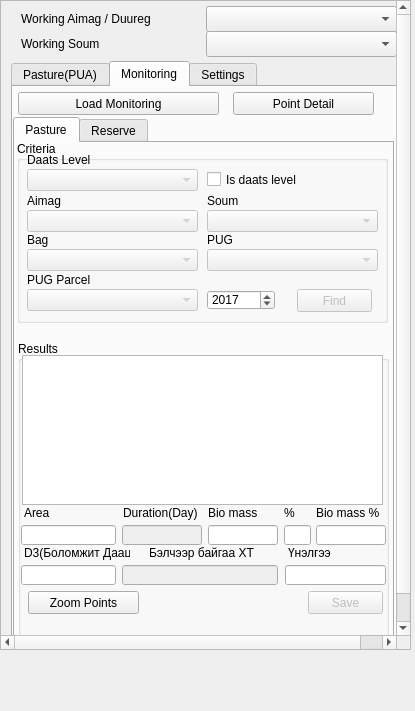
<?xml version="1.0" encoding="UTF-8"?>
<ui version="4.0">
 <class>PastureWidget</class>
 <widget class="QDockWidget" name="PastureWidget">
  <property name="geometry">
   <rect>
    <x>0</x>
    <y>0</y>
    <width>415</width>
    <height>711</height>
   </rect>
  </property>
  <property name="sizePolicy">
   <sizepolicy hsizetype="Fixed" vsizetype="Expanding">
    <horstretch>0</horstretch>
    <verstretch>0</verstretch>
   </sizepolicy>
  </property>
  <property name="minimumSize">
   <size>
    <width>415</width>
    <height>620</height>
   </size>
  </property>
  <property name="maximumSize">
   <size>
    <width>415</width>
    <height>524287</height>
   </size>
  </property>
  <property name="baseSize">
   <size>
    <width>415</width>
    <height>665</height>
   </size>
  </property>
  <property name="windowTitle">
   <string>Selection / Filter</string>
  </property>
  <widget class="QWidget" name="dockWidgetContents">
   <widget class="QScrollArea" name="scrollArea">
    <property name="geometry">
     <rect>
      <x>0</x>
      <y>0</y>
      <width>411</width>
      <height>650</height>
     </rect>
    </property>
    <property name="sizePolicy">
     <sizepolicy hsizetype="Expanding" vsizetype="Expanding">
      <horstretch>0</horstretch>
      <verstretch>0</verstretch>
     </sizepolicy>
    </property>
    <property name="minimumSize">
     <size>
      <width>0</width>
      <height>550</height>
     </size>
    </property>
    <property name="maximumSize">
     <size>
      <width>435</width>
      <height>650</height>
     </size>
    </property>
    <property name="widgetResizable">
     <bool>false</bool>
    </property>
    <widget class="QWidget" name="scrollAreaWidgetContents">
     <property name="geometry">
      <rect>
       <x>0</x>
       <y>0</y>
       <width>419</width>
       <height>664</height>
      </rect>
     </property>
     <widget class="QTabWidget" name="tabWidget">
      <property name="geometry">
       <rect>
        <x>10</x>
        <y>60</y>
        <width>386</width>
        <height>600</height>
       </rect>
      </property>
      <property name="maximumSize">
       <size>
        <width>16777215</width>
        <height>600</height>
       </size>
      </property>
      <property name="currentIndex">
       <number>1</number>
      </property>
      <property name="usesScrollButtons">
       <bool>true</bool>
      </property>
      <widget class="QWidget" name="pasture_tab">
       <attribute name="title">
        <string>Pasture(PUA)</string>
       </attribute>
       <widget class="QGroupBox" name="groupBox_18">
        <property name="geometry">
         <rect>
          <x>5</x>
          <y>30</y>
          <width>371</width>
          <height>277</height>
         </rect>
        </property>
        <property name="autoFillBackground">
         <bool>false</bool>
        </property>
        <property name="title">
         <string>Criteria</string>
        </property>
        <widget class="QLineEdit" name="pasture_parcel_id_edit">
         <property name="geometry">
          <rect>
           <x>190</x>
           <y>29</y>
           <width>170</width>
           <height>20</height>
          </rect>
         </property>
        </widget>
        <widget class="QLineEdit" name="member_name_edit">
         <property name="geometry">
          <rect>
           <x>10</x>
           <y>188</y>
           <width>170</width>
           <height>20</height>
          </rect>
         </property>
        </widget>
        <widget class="QLineEdit" name="member_register_edit">
         <property name="geometry">
          <rect>
           <x>10</x>
           <y>150</y>
           <width>170</width>
           <height>20</height>
          </rect>
         </property>
        </widget>
        <widget class="QLineEdit" name="pasture_contract_no_edit">
         <property name="geometry">
          <rect>
           <x>190</x>
           <y>188</y>
           <width>170</width>
           <height>20</height>
          </rect>
         </property>
        </widget>
        <widget class="QLineEdit" name="pasture_app_no_edit">
         <property name="geometry">
          <rect>
           <x>190</x>
           <y>150</y>
           <width>170</width>
           <height>20</height>
          </rect>
         </property>
        </widget>
        <widget class="QLabel" name="label_62">
         <property name="geometry">
          <rect>
           <x>190</x>
           <y>11</y>
           <width>170</width>
           <height>16</height>
          </rect>
         </property>
         <property name="text">
          <string>Parcel ID</string>
         </property>
        </widget>
        <widget class="QLabel" name="label_64">
         <property name="geometry">
          <rect>
           <x>10</x>
           <y>171</y>
           <width>170</width>
           <height>17</height>
          </rect>
         </property>
         <property name="text">
          <string>Member Name</string>
         </property>
        </widget>
        <widget class="QLabel" name="label_65">
         <property name="geometry">
          <rect>
           <x>10</x>
           <y>132</y>
           <width>170</width>
           <height>17</height>
          </rect>
         </property>
         <property name="text">
          <string>Group member register</string>
         </property>
        </widget>
        <widget class="QLabel" name="label_66">
         <property name="geometry">
          <rect>
           <x>190</x>
           <y>132</y>
           <width>170</width>
           <height>17</height>
          </rect>
         </property>
         <property name="text">
          <string>Application No</string>
         </property>
        </widget>
        <widget class="QLabel" name="label_67">
         <property name="geometry">
          <rect>
           <x>190</x>
           <y>171</y>
           <width>170</width>
           <height>17</height>
          </rect>
         </property>
         <property name="text">
          <string>Contract No</string>
         </property>
        </widget>
        <widget class="QDateEdit" name="pasture_app_date_edit">
         <property name="enabled">
          <bool>false</bool>
         </property>
         <property name="geometry">
          <rect>
           <x>190</x>
           <y>215</y>
           <width>91</width>
           <height>21</height>
          </rect>
         </property>
         <property name="displayFormat">
          <string>yyyy-MM-dd</string>
         </property>
         <property name="calendarPopup">
          <bool>true</bool>
         </property>
        </widget>
        <widget class="QPushButton" name="pasture_clear_button">
         <property name="geometry">
          <rect>
           <x>210</x>
           <y>245</y>
           <width>75</width>
           <height>23</height>
          </rect>
         </property>
         <property name="text">
          <string>Clear</string>
         </property>
        </widget>
        <widget class="QPushButton" name="pasture_find_button">
         <property name="geometry">
          <rect>
           <x>290</x>
           <y>245</y>
           <width>75</width>
           <height>23</height>
          </rect>
         </property>
         <property name="text">
          <string>Find</string>
         </property>
         <property name="default">
          <bool>true</bool>
         </property>
        </widget>
        <widget class="QCheckBox" name="pasture_date_cbox">
         <property name="geometry">
          <rect>
           <x>12</x>
           <y>216</y>
           <width>171</width>
           <height>20</height>
          </rect>
         </property>
         <property name="text">
          <string>Application Date</string>
         </property>
        </widget>
        <widget class="QLabel" name="pasture_results_label">
         <property name="geometry">
          <rect>
           <x>10</x>
           <y>247</y>
           <width>121</width>
           <height>20</height>
          </rect>
         </property>
         <property name="font">
          <font>
           <family>Lucida Grande</family>
           <pointsize>14</pointsize>
           <weight>75</weight>
           <bold>true</bold>
          </font>
         </property>
         <property name="text">
          <string>Results:</string>
         </property>
         <property name="alignment">
          <set>Qt::AlignLeading|Qt::AlignLeft|Qt::AlignVCenter</set>
         </property>
        </widget>
        <widget class="QLabel" name="label_68">
         <property name="geometry">
          <rect>
           <x>10</x>
           <y>10</y>
           <width>170</width>
           <height>17</height>
          </rect>
         </property>
         <property name="text">
          <string>Pasture Group</string>
         </property>
        </widget>
        <widget class="QComboBox" name="pasture_group_cbox">
         <property name="geometry">
          <rect>
           <x>10</x>
           <y>28</y>
           <width>171</width>
           <height>22</height>
          </rect>
         </property>
        </widget>
        <widget class="QLabel" name="label_69">
         <property name="geometry">
          <rect>
           <x>10</x>
           <y>51</y>
           <width>170</width>
           <height>17</height>
          </rect>
         </property>
         <property name="text">
          <string>Land use type</string>
         </property>
        </widget>
        <widget class="QComboBox" name="pasture_landuse_cbox">
         <property name="geometry">
          <rect>
           <x>10</x>
           <y>69</y>
           <width>351</width>
           <height>22</height>
          </rect>
         </property>
        </widget>
        <widget class="QComboBox" name="app_type_cbox">
         <property name="geometry">
          <rect>
           <x>10</x>
           <y>108</y>
           <width>351</width>
           <height>22</height>
          </rect>
         </property>
        </widget>
        <widget class="QLabel" name="label_70">
         <property name="geometry">
          <rect>
           <x>10</x>
           <y>90</y>
           <width>170</width>
           <height>17</height>
          </rect>
         </property>
         <property name="text">
          <string>Application type</string>
         </property>
        </widget>
        <widget class="QPushButton" name="delete_button">
         <property name="geometry">
          <rect>
           <x>130</x>
           <y>245</y>
           <width>75</width>
           <height>23</height>
          </rect>
         </property>
         <property name="text">
          <string>Delete</string>
         </property>
        </widget>
       </widget>
       <widget class="QGroupBox" name="groupBox_19">
        <property name="geometry">
         <rect>
          <x>6</x>
          <y>305</y>
          <width>371</width>
          <height>241</height>
         </rect>
        </property>
        <property name="title">
         <string>Results</string>
        </property>
        <widget class="QTableWidget" name="pasture_results_twidget">
         <property name="geometry">
          <rect>
           <x>5</x>
           <y>20</y>
           <width>361</width>
           <height>155</height>
          </rect>
         </property>
         <property name="selectionMode">
          <enum>QAbstractItemView::ExtendedSelection</enum>
         </property>
        </widget>
        <widget class="QPushButton" name="pasture_contract_view_button">
         <property name="geometry">
          <rect>
           <x>256</x>
           <y>183</y>
           <width>111</width>
           <height>23</height>
          </rect>
         </property>
         <property name="text">
          <string>View Contract</string>
         </property>
        </widget>
        <widget class="QPushButton" name="pasture_app_view_button">
         <property name="geometry">
          <rect>
           <x>130</x>
           <y>183</y>
           <width>121</width>
           <height>23</height>
          </rect>
         </property>
         <property name="text">
          <string>View App</string>
         </property>
        </widget>
        <widget class="QPushButton" name="pasture_layer_view_button">
         <property name="geometry">
          <rect>
           <x>5</x>
           <y>183</y>
           <width>121</width>
           <height>23</height>
          </rect>
         </property>
         <property name="text">
          <string>Layer View/ Hide</string>
         </property>
        </widget>
        <widget class="QLabel" name="error_label">
         <property name="geometry">
          <rect>
           <x>10</x>
           <y>213</y>
           <width>351</width>
           <height>21</height>
          </rect>
         </property>
         <property name="font">
          <font>
           <family>Helvetica</family>
           <pointsize>14</pointsize>
           <weight>75</weight>
           <bold>true</bold>
          </font>
         </property>
         <property name="styleSheet">
          <string notr="true">QLabel {color : red;}
font: 75 14pt &quot;Helvetica&quot;;</string>
         </property>
         <property name="text">
          <string/>
         </property>
         <property name="wordWrap">
          <bool>true</bool>
         </property>
        </widget>
       </widget>
       <widget class="QPushButton" name="pug_register_button">
        <property name="geometry">
         <rect>
          <x>4</x>
          <y>6</y>
          <width>121</width>
          <height>23</height>
         </rect>
        </property>
        <property name="text">
         <string>Group Register/ View</string>
        </property>
       </widget>
       <widget class="QPushButton" name="pasture_app_add_button">
        <property name="geometry">
         <rect>
          <x>141</x>
          <y>6</y>
          <width>111</width>
          <height>23</height>
         </rect>
        </property>
        <property name="text">
         <string>Application Add</string>
        </property>
       </widget>
       <widget class="QPushButton" name="draft_decision_button">
        <property name="geometry">
         <rect>
          <x>265</x>
          <y>6</y>
          <width>111</width>
          <height>23</height>
         </rect>
        </property>
        <property name="text">
         <string>Draft/ Decision</string>
        </property>
       </widget>
      </widget>
      <widget class="QWidget" name="tab_2">
       <attribute name="title">
        <string>Monitoring</string>
       </attribute>
       <widget class="QPushButton" name="monitoring_load_button">
        <property name="geometry">
         <rect>
          <x>5</x>
          <y>5</y>
          <width>201</width>
          <height>23</height>
         </rect>
        </property>
        <property name="text">
         <string>Load Monitoring</string>
        </property>
       </widget>
       <widget class="QTabWidget" name="tabWidget_2">
        <property name="geometry">
         <rect>
          <x>0</x>
          <y>30</y>
          <width>381</width>
          <height>541</height>
         </rect>
        </property>
        <property name="currentIndex">
         <number>0</number>
        </property>
        <widget class="QWidget" name="tab_3">
         <attribute name="title">
          <string>Pasture</string>
         </attribute>
         <widget class="QGroupBox" name="groupBox_21">
          <property name="geometry">
           <rect>
            <x>3</x>
            <y>198</y>
            <width>371</width>
            <height>315</height>
           </rect>
          </property>
          <property name="title">
           <string>Results</string>
          </property>
          <widget class="QLabel" name="error_label_2">
           <property name="geometry">
            <rect>
             <x>10</x>
             <y>270</y>
             <width>351</width>
             <height>21</height>
            </rect>
           </property>
           <property name="font">
            <font>
             <family>Helvetica</family>
             <pointsize>14</pointsize>
             <weight>75</weight>
             <bold>true</bold>
            </font>
           </property>
           <property name="styleSheet">
            <string notr="true">QLabel {color : red;}
font: 75 14pt &quot;Helvetica&quot;;</string>
           </property>
           <property name="text">
            <string/>
           </property>
           <property name="wordWrap">
            <bool>true</bool>
           </property>
          </widget>
          <widget class="QTableWidget" name="points_results_twidget">
           <property name="geometry">
            <rect>
             <x>4</x>
             <y>14</y>
             <width>361</width>
             <height>150</height>
            </rect>
           </property>
           <property name="selectionMode">
            <enum>QAbstractItemView::ExtendedSelection</enum>
           </property>
          </widget>
          <widget class="QLabel" name="label_5">
           <property name="geometry">
            <rect>
             <x>270</x>
             <y>204</y>
             <width>98</width>
             <height>16</height>
            </rect>
           </property>
           <property name="text">
            <string>Үнэлгээ</string>
           </property>
          </widget>
          <widget class="QLineEdit" name="avg_unelgee_edit">
           <property name="geometry">
            <rect>
             <x>267</x>
             <y>224</y>
             <width>101</width>
             <height>20</height>
            </rect>
           </property>
           <property name="readOnly">
            <bool>true</bool>
           </property>
          </widget>
          <widget class="QLabel" name="label_3">
           <property name="geometry">
            <rect>
             <x>6</x>
             <y>204</y>
             <width>106</width>
             <height>16</height>
            </rect>
           </property>
           <property name="text">
            <string>D3(Боломжит Даац)</string>
           </property>
          </widget>
          <widget class="QLineEdit" name="avg_d3_edit">
           <property name="geometry">
            <rect>
             <x>3</x>
             <y>224</y>
             <width>95</width>
             <height>20</height>
            </rect>
           </property>
           <property name="readOnly">
            <bool>true</bool>
           </property>
          </widget>
          <widget class="QLabel" name="label_4">
           <property name="geometry">
            <rect>
             <x>131</x>
             <y>204</y>
             <width>121</width>
             <height>16</height>
            </rect>
           </property>
           <property name="text">
            <string>Бэлчээр байгаа ХТ</string>
           </property>
          </widget>
          <widget class="QLineEdit" name="avg_sheep_unit_edit">
           <property name="enabled">
            <bool>false</bool>
           </property>
           <property name="geometry">
            <rect>
             <x>104</x>
             <y>224</y>
             <width>156</width>
             <height>20</height>
            </rect>
           </property>
           <property name="readOnly">
            <bool>false</bool>
           </property>
          </widget>
          <widget class="QPushButton" name="avg_value_save_button">
           <property name="enabled">
            <bool>false</bool>
           </property>
           <property name="geometry">
            <rect>
             <x>290</x>
             <y>250</y>
             <width>75</width>
             <height>23</height>
            </rect>
           </property>
           <property name="text">
            <string>Save</string>
           </property>
          </widget>
          <widget class="QLabel" name="label_12">
           <property name="geometry">
            <rect>
             <x>6</x>
             <y>164</y>
             <width>95</width>
             <height>16</height>
            </rect>
           </property>
           <property name="text">
            <string>Area</string>
           </property>
          </widget>
          <widget class="QLineEdit" name="pasture_biomass_eidt">
           <property name="geometry">
            <rect>
             <x>190</x>
             <y>184</y>
             <width>70</width>
             <height>20</height>
            </rect>
           </property>
           <property name="readOnly">
            <bool>true</bool>
           </property>
          </widget>
          <widget class="QLineEdit" name="pasture_area_edit">
           <property name="geometry">
            <rect>
             <x>3</x>
             <y>184</y>
             <width>95</width>
             <height>20</height>
            </rect>
           </property>
           <property name="readOnly">
            <bool>true</bool>
           </property>
          </widget>
          <widget class="QLabel" name="label_13">
           <property name="geometry">
            <rect>
             <x>190</x>
             <y>164</y>
             <width>71</width>
             <height>16</height>
            </rect>
           </property>
           <property name="text">
            <string>Bio mass</string>
           </property>
          </widget>
          <widget class="QLabel" name="label_14">
           <property name="geometry">
            <rect>
             <x>105</x>
             <y>164</y>
             <width>81</width>
             <height>16</height>
            </rect>
           </property>
           <property name="text">
            <string>Duration(Day)</string>
           </property>
          </widget>
          <widget class="QLineEdit" name="pasture_duration_edit">
           <property name="enabled">
            <bool>false</bool>
           </property>
           <property name="geometry">
            <rect>
             <x>104</x>
             <y>184</y>
             <width>80</width>
             <height>20</height>
            </rect>
           </property>
           <property name="readOnly">
            <bool>false</bool>
           </property>
          </widget>
          <widget class="QLineEdit" name="pasture_rc_edit">
           <property name="geometry">
            <rect>
             <x>266</x>
             <y>184</y>
             <width>27</width>
             <height>20</height>
            </rect>
           </property>
           <property name="readOnly">
            <bool>true</bool>
           </property>
          </widget>
          <widget class="QLabel" name="label_15">
           <property name="geometry">
            <rect>
             <x>266</x>
             <y>164</y>
             <width>21</width>
             <height>16</height>
            </rect>
           </property>
           <property name="text">
            <string>%</string>
           </property>
          </widget>
          <widget class="QPushButton" name="zoom_points_button">
           <property name="geometry">
            <rect>
             <x>10</x>
             <y>250</y>
             <width>111</width>
             <height>23</height>
            </rect>
           </property>
           <property name="text">
            <string>Zoom Points</string>
           </property>
          </widget>
          <widget class="QLineEdit" name="pasture_biomass_present_edit">
           <property name="geometry">
            <rect>
             <x>298</x>
             <y>184</y>
             <width>70</width>
             <height>20</height>
            </rect>
           </property>
           <property name="readOnly">
            <bool>true</bool>
           </property>
          </widget>
          <widget class="QLabel" name="label_16">
           <property name="geometry">
            <rect>
             <x>298</x>
             <y>164</y>
             <width>71</width>
             <height>16</height>
            </rect>
           </property>
           <property name="text">
            <string>Bio mass %</string>
           </property>
          </widget>
         </widget>
         <widget class="QLabel" name="point_results_label">
          <property name="geometry">
           <rect>
            <x>7</x>
            <y>182</y>
            <width>146</width>
            <height>16</height>
           </rect>
          </property>
          <property name="text">
           <string/>
          </property>
         </widget>
         <widget class="QGroupBox" name="groupBox_20">
          <property name="geometry">
           <rect>
            <x>2</x>
            <y>-2</y>
            <width>371</width>
            <height>182</height>
           </rect>
          </property>
          <property name="autoFillBackground">
           <bool>false</bool>
          </property>
          <property name="title">
           <string>Criteria</string>
          </property>
          <widget class="QPushButton" name="point_find_button">
           <property name="enabled">
            <bool>false</bool>
           </property>
           <property name="geometry">
            <rect>
             <x>280</x>
             <y>148</y>
             <width>75</width>
             <height>23</height>
            </rect>
           </property>
           <property name="text">
            <string>Find</string>
           </property>
           <property name="default">
            <bool>true</bool>
           </property>
          </widget>
          <widget class="QLabel" name="label_75">
           <property name="geometry">
            <rect>
             <x>10</x>
             <y>10</y>
             <width>170</width>
             <height>17</height>
            </rect>
           </property>
           <property name="text">
            <string>Daats Level</string>
           </property>
          </widget>
          <widget class="QComboBox" name="daats_level_cbox">
           <property name="enabled">
            <bool>false</bool>
           </property>
           <property name="geometry">
            <rect>
             <x>10</x>
             <y>28</y>
             <width>171</width>
             <height>22</height>
            </rect>
           </property>
          </widget>
          <widget class="QLabel" name="label_76">
           <property name="geometry">
            <rect>
             <x>10</x>
             <y>51</y>
             <width>170</width>
             <height>17</height>
            </rect>
           </property>
           <property name="text">
            <string>Aimag</string>
           </property>
          </widget>
          <widget class="QComboBox" name="aimag_cbox">
           <property name="enabled">
            <bool>false</bool>
           </property>
           <property name="geometry">
            <rect>
             <x>10</x>
             <y>69</y>
             <width>171</width>
             <height>22</height>
            </rect>
           </property>
          </widget>
          <widget class="QComboBox" name="soum_cbox">
           <property name="enabled">
            <bool>false</bool>
           </property>
           <property name="geometry">
            <rect>
             <x>190</x>
             <y>69</y>
             <width>171</width>
             <height>22</height>
            </rect>
           </property>
          </widget>
          <widget class="QLabel" name="label_78">
           <property name="geometry">
            <rect>
             <x>190</x>
             <y>51</y>
             <width>170</width>
             <height>17</height>
            </rect>
           </property>
           <property name="text">
            <string>Soum</string>
           </property>
          </widget>
          <widget class="QLabel" name="label_79">
           <property name="geometry">
            <rect>
             <x>190</x>
             <y>90</y>
             <width>170</width>
             <height>17</height>
            </rect>
           </property>
           <property name="text">
            <string>PUG</string>
           </property>
          </widget>
          <widget class="QComboBox" name="bag_cbox">
           <property name="enabled">
            <bool>false</bool>
           </property>
           <property name="geometry">
            <rect>
             <x>10</x>
             <y>108</y>
             <width>171</width>
             <height>22</height>
            </rect>
           </property>
          </widget>
          <widget class="QComboBox" name="pug_cbox">
           <property name="enabled">
            <bool>false</bool>
           </property>
           <property name="geometry">
            <rect>
             <x>190</x>
             <y>108</y>
             <width>171</width>
             <height>22</height>
            </rect>
           </property>
          </widget>
          <widget class="QLabel" name="label_77">
           <property name="geometry">
            <rect>
             <x>10</x>
             <y>90</y>
             <width>170</width>
             <height>17</height>
            </rect>
           </property>
           <property name="text">
            <string>Bag</string>
           </property>
          </widget>
          <widget class="QComboBox" name="pug_parcel_cbox">
           <property name="enabled">
            <bool>false</bool>
           </property>
           <property name="geometry">
            <rect>
             <x>10</x>
             <y>148</y>
             <width>171</width>
             <height>22</height>
            </rect>
           </property>
          </widget>
          <widget class="QLabel" name="label_81">
           <property name="geometry">
            <rect>
             <x>10</x>
             <y>130</y>
             <width>170</width>
             <height>17</height>
            </rect>
           </property>
           <property name="text">
            <string>PUG Parcel</string>
           </property>
          </widget>
          <widget class="QCheckBox" name="daats_level_chbox">
           <property name="geometry">
            <rect>
             <x>190</x>
             <y>30</y>
             <width>171</width>
             <height>17</height>
            </rect>
           </property>
           <property name="text">
            <string>Is daats level</string>
           </property>
          </widget>
          <widget class="QSpinBox" name="daats_year_sbox">
           <property name="geometry">
            <rect>
             <x>190</x>
             <y>149</y>
             <width>68</width>
             <height>20</height>
            </rect>
           </property>
           <property name="maximum">
            <number>2200</number>
           </property>
           <property name="value">
            <number>2017</number>
           </property>
          </widget>
         </widget>
        </widget>
        <widget class="QWidget" name="tab_4">
         <attribute name="title">
          <string>Reserve</string>
         </attribute>
         <widget class="QGroupBox" name="groupBox_22">
          <property name="geometry">
           <rect>
            <x>3</x>
            <y>170</y>
            <width>371</width>
            <height>315</height>
           </rect>
          </property>
          <property name="title">
           <string>Results</string>
          </property>
          <widget class="QLabel" name="error_label_3">
           <property name="geometry">
            <rect>
             <x>10</x>
             <y>260</y>
             <width>351</width>
             <height>21</height>
            </rect>
           </property>
           <property name="font">
            <font>
             <family>Helvetica</family>
             <pointsize>14</pointsize>
             <weight>75</weight>
             <bold>true</bold>
            </font>
           </property>
           <property name="styleSheet">
            <string notr="true">QLabel {color : red;}
font: 75 14pt &quot;Helvetica&quot;;</string>
           </property>
           <property name="text">
            <string/>
           </property>
           <property name="wordWrap">
            <bool>true</bool>
           </property>
          </widget>
          <widget class="QTableWidget" name="reserve_points_results_twidget">
           <property name="geometry">
            <rect>
             <x>4</x>
             <y>14</y>
             <width>361</width>
             <height>131</height>
            </rect>
           </property>
           <property name="selectionMode">
            <enum>QAbstractItemView::ExtendedSelection</enum>
           </property>
          </widget>
          <widget class="QLabel" name="label_6">
           <property name="geometry">
            <rect>
             <x>257</x>
             <y>192</y>
             <width>110</width>
             <height>16</height>
            </rect>
           </property>
           <property name="text">
            <string>Үнэлгээ</string>
           </property>
          </widget>
          <widget class="QLineEdit" name="reserve_avg_unelgee_edit">
           <property name="geometry">
            <rect>
             <x>257</x>
             <y>212</y>
             <width>110</width>
             <height>20</height>
            </rect>
           </property>
           <property name="readOnly">
            <bool>true</bool>
           </property>
          </widget>
          <widget class="QLabel" name="label_7">
           <property name="geometry">
            <rect>
             <x>7</x>
             <y>192</y>
             <width>121</width>
             <height>16</height>
            </rect>
           </property>
           <property name="text">
            <string>D3(Боломжит Даац)</string>
           </property>
          </widget>
          <widget class="QLineEdit" name="reserve_avg_d3_edit">
           <property name="geometry">
            <rect>
             <x>4</x>
             <y>212</y>
             <width>110</width>
             <height>20</height>
            </rect>
           </property>
           <property name="readOnly">
            <bool>true</bool>
           </property>
          </widget>
          <widget class="QLabel" name="label_8">
           <property name="geometry">
            <rect>
             <x>132</x>
             <y>192</y>
             <width>121</width>
             <height>16</height>
            </rect>
           </property>
           <property name="text">
            <string>Бэлчээр байгаа ХТ</string>
           </property>
          </widget>
          <widget class="QLineEdit" name="reserve_avg_sheep_unit_edit">
           <property name="geometry">
            <rect>
             <x>131</x>
             <y>212</y>
             <width>110</width>
             <height>20</height>
            </rect>
           </property>
           <property name="readOnly">
            <bool>true</bool>
           </property>
          </widget>
          <widget class="QPushButton" name="reserve_avg_value_save_button">
           <property name="enabled">
            <bool>false</bool>
           </property>
           <property name="geometry">
            <rect>
             <x>290</x>
             <y>237</y>
             <width>75</width>
             <height>23</height>
            </rect>
           </property>
           <property name="text">
            <string>Save</string>
           </property>
          </widget>
          <widget class="QLineEdit" name="lineEdit">
           <property name="geometry">
            <rect>
             <x>4</x>
             <y>170</y>
             <width>110</width>
             <height>20</height>
            </rect>
           </property>
          </widget>
          <widget class="QLabel" name="label_9">
           <property name="geometry">
            <rect>
             <x>6</x>
             <y>150</y>
             <width>111</width>
             <height>13</height>
            </rect>
           </property>
           <property name="text">
            <string>Parcel Area</string>
           </property>
          </widget>
          <widget class="QLabel" name="label_10">
           <property name="geometry">
            <rect>
             <x>132</x>
             <y>150</y>
             <width>111</width>
             <height>13</height>
            </rect>
           </property>
           <property name="text">
            <string>Biomass</string>
           </property>
          </widget>
          <widget class="QLineEdit" name="lineEdit_2">
           <property name="geometry">
            <rect>
             <x>130</x>
             <y>170</y>
             <width>110</width>
             <height>20</height>
            </rect>
           </property>
          </widget>
          <widget class="QLineEdit" name="lineEdit_3">
           <property name="geometry">
            <rect>
             <x>257</x>
             <y>170</y>
             <width>110</width>
             <height>20</height>
            </rect>
           </property>
          </widget>
          <widget class="QLabel" name="label_11">
           <property name="geometry">
            <rect>
             <x>257</x>
             <y>150</y>
             <width>111</width>
             <height>13</height>
            </rect>
           </property>
           <property name="text">
            <string>Duration(Day)</string>
           </property>
          </widget>
         </widget>
         <widget class="QLabel" name="reserve_point_results_label">
          <property name="geometry">
           <rect>
            <x>7</x>
            <y>150</y>
            <width>146</width>
            <height>16</height>
           </rect>
          </property>
          <property name="text">
           <string/>
          </property>
         </widget>
         <widget class="QGroupBox" name="groupBox_23">
          <property name="geometry">
           <rect>
            <x>2</x>
            <y>-2</y>
            <width>371</width>
            <height>151</height>
           </rect>
          </property>
          <property name="autoFillBackground">
           <bool>false</bool>
          </property>
          <property name="title">
           <string>Criteria</string>
          </property>
          <widget class="QPushButton" name="reserve_point_find_button">
           <property name="enabled">
            <bool>false</bool>
           </property>
           <property name="geometry">
            <rect>
             <x>280</x>
             <y>110</y>
             <width>75</width>
             <height>23</height>
            </rect>
           </property>
           <property name="text">
            <string>Find</string>
           </property>
           <property name="default">
            <bool>true</bool>
           </property>
          </widget>
          <widget class="QLabel" name="label_80">
           <property name="geometry">
            <rect>
             <x>10</x>
             <y>50</y>
             <width>170</width>
             <height>17</height>
            </rect>
           </property>
           <property name="text">
            <string>Reserve Location</string>
           </property>
          </widget>
          <widget class="QComboBox" name="reserve_zone_cbox">
           <property name="enabled">
            <bool>false</bool>
           </property>
           <property name="geometry">
            <rect>
             <x>10</x>
             <y>68</y>
             <width>171</width>
             <height>22</height>
            </rect>
           </property>
          </widget>
          <widget class="QLabel" name="label_82">
           <property name="geometry">
            <rect>
             <x>10</x>
             <y>91</y>
             <width>170</width>
             <height>17</height>
            </rect>
           </property>
           <property name="text">
            <string>Reserve Parcel</string>
           </property>
          </widget>
          <widget class="QComboBox" name="reserve_parcel_cbox">
           <property name="enabled">
            <bool>false</bool>
           </property>
           <property name="geometry">
            <rect>
             <x>10</x>
             <y>109</y>
             <width>171</width>
             <height>22</height>
            </rect>
           </property>
          </widget>
          <widget class="QCheckBox" name="reserve_daats_chbox">
           <property name="geometry">
            <rect>
             <x>190</x>
             <y>30</y>
             <width>171</width>
             <height>17</height>
            </rect>
           </property>
           <property name="text">
            <string>Is daats level</string>
           </property>
          </widget>
          <widget class="QSpinBox" name="reserver_daats_year_sbox">
           <property name="geometry">
            <rect>
             <x>190</x>
             <y>111</y>
             <width>68</width>
             <height>20</height>
            </rect>
           </property>
           <property name="maximum">
            <number>2200</number>
           </property>
           <property name="value">
            <number>2017</number>
           </property>
          </widget>
          <widget class="QComboBox" name="reserve_daats_level_cbox">
           <property name="enabled">
            <bool>false</bool>
           </property>
           <property name="geometry">
            <rect>
             <x>10</x>
             <y>28</y>
             <width>171</width>
             <height>22</height>
            </rect>
           </property>
          </widget>
          <widget class="QLabel" name="label_83">
           <property name="geometry">
            <rect>
             <x>10</x>
             <y>10</y>
             <width>170</width>
             <height>17</height>
            </rect>
           </property>
           <property name="text">
            <string>Daats Level</string>
           </property>
          </widget>
         </widget>
         <widget class="QLabel" name="label_52">
          <property name="geometry">
           <rect>
            <x>157</x>
            <y>150</y>
            <width>211</width>
            <height>16</height>
           </rect>
          </property>
          <property name="text">
           <string>Боломжит ХТ- Одоо байгаа ХТ = Үнэлгээ</string>
          </property>
         </widget>
        </widget>
       </widget>
       <widget class="QPushButton" name="point_detail_button">
        <property name="geometry">
         <rect>
          <x>220</x>
          <y>5</y>
          <width>141</width>
          <height>23</height>
         </rect>
        </property>
        <property name="text">
         <string>Point Detail</string>
        </property>
       </widget>
      </widget>
      <widget class="QWidget" name="tab">
       <attribute name="title">
        <string>Settings</string>
       </attribute>
       <widget class="QPushButton" name="settings_button">
        <property name="geometry">
         <rect>
          <x>20</x>
          <y>10</y>
          <width>221</width>
          <height>23</height>
         </rect>
        </property>
        <property name="text">
         <string>Settings Load</string>
        </property>
       </widget>
      </widget>
     </widget>
     <widget class="QComboBox" name="working_l1_cbox">
      <property name="geometry">
       <rect>
        <x>205</x>
        <y>5</y>
        <width>191</width>
        <height>26</height>
       </rect>
      </property>
     </widget>
     <widget class="QComboBox" name="working_l2_cbox">
      <property name="geometry">
       <rect>
        <x>205</x>
        <y>30</y>
        <width>191</width>
        <height>26</height>
       </rect>
      </property>
     </widget>
     <widget class="QLabel" name="label">
      <property name="geometry">
       <rect>
        <x>20</x>
        <y>10</y>
        <width>186</width>
        <height>16</height>
       </rect>
      </property>
      <property name="text">
       <string>Working Aimag / Duureg</string>
      </property>
     </widget>
     <widget class="QLabel" name="label_2">
      <property name="geometry">
       <rect>
        <x>20</x>
        <y>35</y>
        <width>191</width>
        <height>16</height>
       </rect>
      </property>
      <property name="text">
       <string>Working Soum</string>
      </property>
     </widget>
    </widget>
   </widget>
  </widget>
 </widget>
 <tabstops>
  <tabstop>working_l1_cbox</tabstop>
  <tabstop>working_l2_cbox</tabstop>
  <tabstop>tabWidget</tabstop>
  <tabstop>scrollArea</tabstop>
 </tabstops>
 <resources/>
 <connections/>
</ui>
